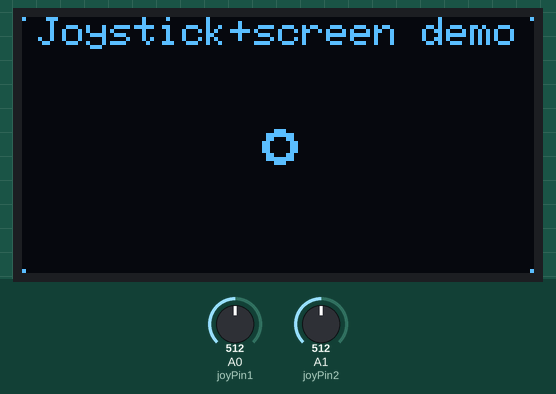
Recording of a sketch running on a simulated Arduino Uno, built with avr-gcc and run on an emulated ATmega328P. Parts: 128×64 one-colour display. The inputs (shaded band) are chosen by the test bench; at power-on: A0 (joyPin1) = 512, A1 (joyPin2) = 512. What the sketch prints to the serial monitor is not drawn.

Above: at 1.3 s.
1.4 s: A0 (joyPin1) set to 560
At 3.0 s:
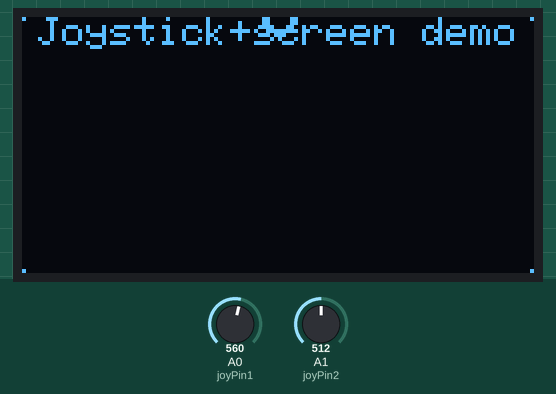
3.2 s: A1 (joyPin2) set to 560
At 4.04 s:
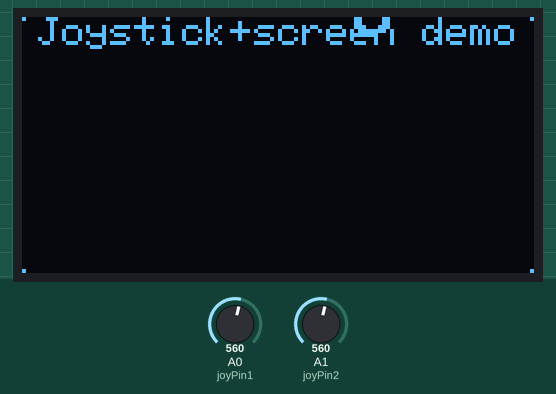
5.0 s: A1 (joyPin2) set to 440
At 5.33 s:
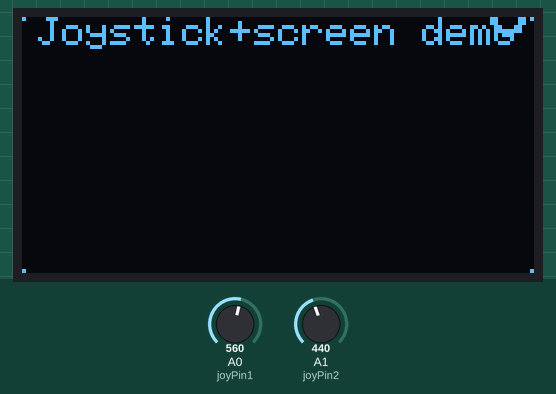
6.6 s: A1 (joyPin2) set to 460
At 7.1 s:
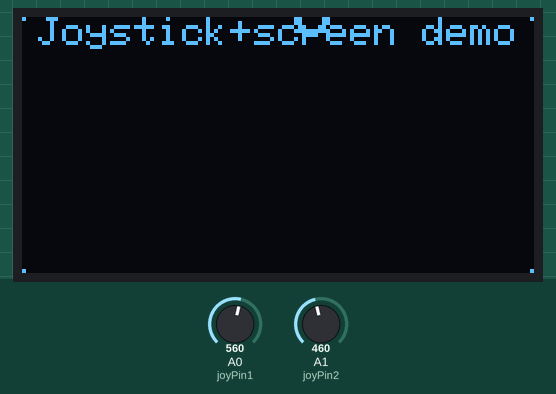
8.1 s: A0 (joyPin1) set to 440
At 8.63 s:
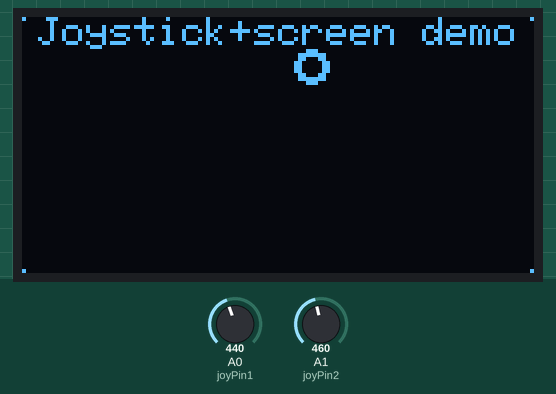
9.9 s: A0 (joyPin1) set to 716
At 10.25 s:
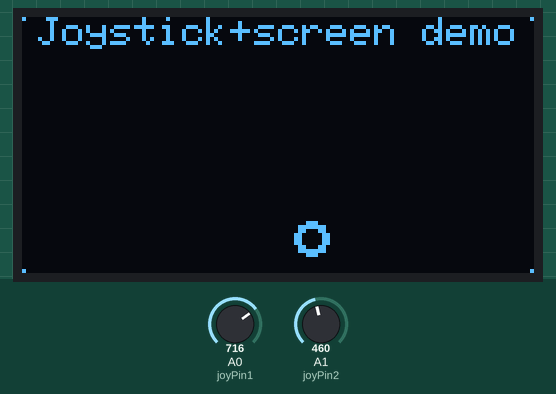
Timing chart, 0 to 12.9 s (numbered marks = the images above; inputs shaded):
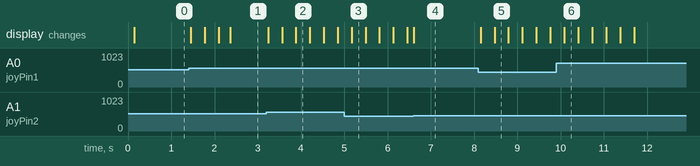

The sketch:

sketch_dec18b_circleboundary.ino
```cpp
/* Code from a tutorial on using the OLED screen and another one on using the joystick. Modified to not busyloop using this tutorial:
https://learn.adafruit.com/multi-tasking-the-arduino-part-1/using-millis-for-timing
*/

#include <SPI.h>
#include <Wire.h>
#include <Adafruit_SSD1306.h>
#include <Adafruit_GFX.h>

// OLED display TWI address
#define OLED_ADDR   0x3C

Adafruit_SSD1306 display(-1);

#if (SSD1306_LCDHEIGHT != 64)
#error("Height incorrect, please fix Adafruit_SSD1306.h!");
#endif

// JOYSTICK DATA
const int joyPin1 = 0;
const int joyPin2 = 1;
int joyValue1 = 0;
int joyValue2 = 0;
unsigned long lastJoyRead = 0;
const int joyReadWait = 50; // need to wait between the readings of the X and Y potentiometers. This gives us effectively 20FPS on the controls
unsigned long lastJoySerialUpdate = 0;
const int joySerialUpdateInterval = 2000; //send the state of the X and Y knob once a second

//PHYSICS DATA
unsigned long physTimer=0;
const int physInterval=18;

// SCREEN DATA
int centerX = 0;
int centerY = 0;
int circleX = 0;
int circleY = 0;
int previousScreenUpdateMillis = 0;
// For 60 FPS we want about an 18ms wait. Choose whatever lowest FPS is smoothest to reduce power usage.
const int screenUpdateWait = 18;

void setup() {
  // initialize serial for debug values
  Serial.begin(9600);

  // initialize and clear display
  display.begin(SSD1306_SWITCHCAPVCC, OLED_ADDR);
  display.clearDisplay();
  display.display();

  // display a pixel in each corner of the screen
  display.drawPixel(0, 0, WHITE);
  display.drawPixel(127, 0, WHITE);
  display.drawPixel(0, 63, WHITE);
  display.drawPixel(127, 63, WHITE);

  // Title text
  display.setCursor(8, 0);
  display.setTextColor(WHITE);
  display.setTextSize(1);
  display.print("Joystick+screen demo");
  display.display();

  // Center circle - initial
  centerX = display.width()/2;
  circleX = centerX;
  centerY = display.height()/2;
  circleY = centerY;
  display.fillCircle(centerX, centerY, 4, WHITE);
  // Black dot within the circle
  display.fillCircle(display.width()/2, display.height()/2, 2, BLACK);
  display.display();
}

void loop() {
  // put your main code here, to run repeatedly:

  // Timer for state machines to compare with
  unsigned long currentMillis = millis();

  //==============================================
  // JOYSTICK CODE
  // To keep things smooth we probably want to check as much or more as the screen updates
  if( currentMillis - lastJoyRead > joyReadWait)
  {
    joyValue1 = analogRead(joyPin1);
  }
  // this small pause is needed between reading
  // analog pins, otherwise we get the same value twice
  if( currentMillis - lastJoyRead - 50 > joyReadWait )
  {
     // reads the value of the variable resistor
     joyValue2 = analogRead(joyPin2);
  }

  if( currentMillis - lastJoySerialUpdate > joySerialUpdateInterval )
  {
    lastJoySerialUpdate = currentMillis;
    // X and Y are kind of arbitrary depending on how you orient the joystick
    Serial.print("\n\nVal_y: ");
    Serial.print(joyValue1);
    Serial.print("\nVal_x: ");
    Serial.print(joyValue2);
    //Serial.println(treatValue(value2));
  }
  //END OF JOYSTICK CODE
  //==============================================
  //START PHYSICS CODE
  //==============================================
  if( currentMillis - physTimer > physInterval)
  {
    physTimer = currentMillis;
    //Move the circle around
    //Move in X plane
    if( (joyValue1 < 450) && (circleY < 64 ))
    {
      circleY += 1;
    }
    else if( joyValue1 > 550 && (circleY > 0 ) )
    {
      circleY -= 1;
    }
    //Move in Y plane
    if( joyValue2 < 450 && (circleX > 0 ) )
    {
      circleX -= 1;
    }
    else if( joyValue2 > 550 && (circleX < 128 ))
    {
      circleX += 1;
    }
  }
  //END OF PHYSICS CODE
  //==============================================
  //START DISPLAY CODE
  //==============================================
  //Display code - depends on joystick
  if( currentMillis - previousScreenUpdateMillis > screenUpdateWait )
  {
    previousScreenUpdateMillis = currentMillis;
    //Put our base down
    display.clearDisplay();
    // display a pixel in each corner of the screen
    display.drawPixel(0, 0, WHITE);
    display.drawPixel(127, 0, WHITE);
    display.drawPixel(0, 63, WHITE);
    display.drawPixel(127, 63, WHITE);

    // Title text
    display.setCursor(4, 0);
    display.setTextColor(WHITE);
    display.setTextSize(1);
    display.print("Joystick+screen demo");


    // Center circle - can be moved around by joystick
    display.fillCircle(circleX, circleY, 4, WHITE);
    // Black dot within the circle
    display.fillCircle(circleX, circleY, 2, BLACK);
    //void drawRect(ui2nt16_t x0, uint16_t y0, uint16_t w, uint16_t h, uint16_t color);
    //display.drawRect(32, 16, circleX, circleY, WHITE);
    display.display();
  }
  //END OF DISPLAY CODE
  //============================================
}
```

Measured:
- after the input at 1.4 s, the display: first changes after 0.06 s (image 1 shows a later state)
- after the input at 3.2 s, the display: first changes at once (image 2 shows a later state)
- after the input at 5.0 s, the display: changes after 0.17 s (image 3)
- after the input at 8.1 s, the display: first changes after 0.05 s (image 5 shows a later state)
- after the input at 9.9 s, the display: changes after 0.19 s (image 6)
